Frame 1 (no input): blank canvas, image omitted
Frame 60 (the mouse pressed at the canvas centre just before this capture): blank canvas, image omitted
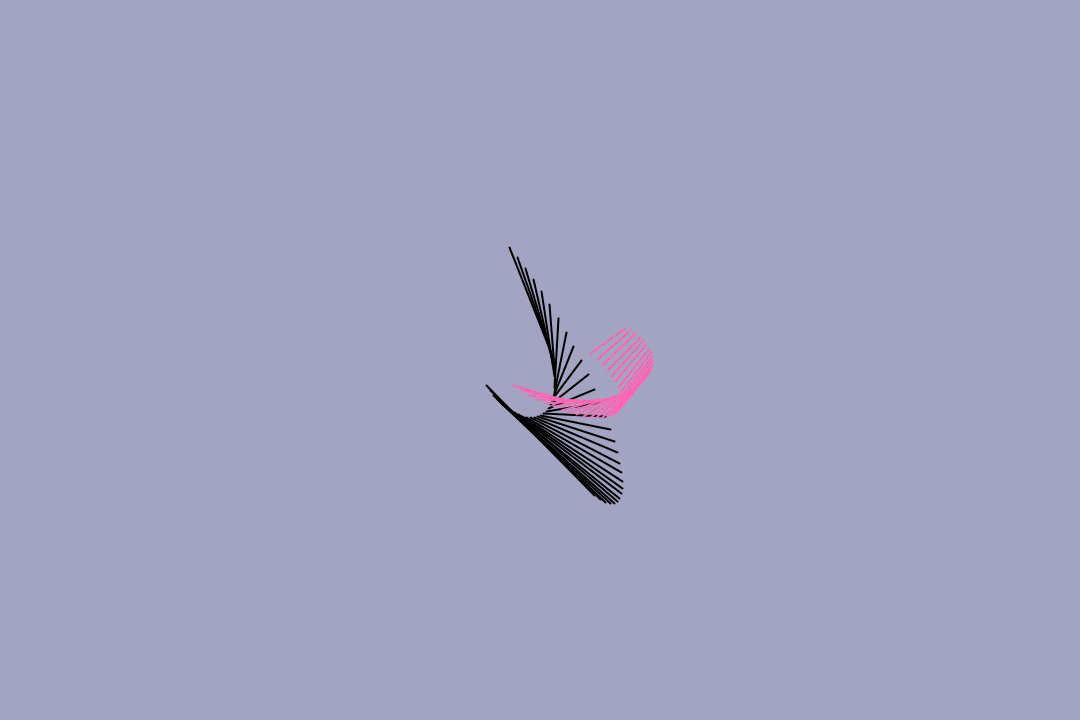
Frame 120 (the mouse held since frame 60 and released just before this capture)

The Processing sketch whose frames 1 and 60 were blank and that drew this single picture after the mouse press (run headless with seeded random() and noise(); from frame 60 on, the mouse is pressed at the canvas centre):

// Processing sketch: Old_school_graphics
// ── Old_school_graphics.pde
float t, lines, a, b;

void setup() {
  smooth(100);
  size(1080, 720);
  background(163, 163, 194);
}

void draw() {
  background(163, 163, 194);
  strokeWeight(2);
  translate (width/2, height/2);
  
   for (int i=0; i<lines; i++){
     stroke (0);
     line(x1(t+i), y1(t+i), x2(t+i), y2(t+i));
       
  } 
      for (int j=0; j<lines; j++){
        stroke (255, 102, 179);
     line(w2(t+j), r2(t+j), w1(t+j), r1(t+j));
       
  }
    t += 0.5;
}
void mousePressed () {
   a = random(20, 100);
   b = random(20, 100);
   lines = random(5, 30);
  }

float x1 (float t) {
  return sin(t/10)*b + cos(t/20)*b;
}
  
float y1 (float t){
  return cos(t/10)*b + sin(t/10)*b ;
}

float x2 (float t) {
  return sin(t/10)*b + cos(t/10)*a;
}
  
float y2 (float t){
  return cos(t/10)*a + cos(t/10)*a;
}

float w1 (float t) {
  return sin(t/10)*a+b;
}
  
float r1 (float t){
  return cos(t/10)*b;
}

float w2 (float t) {
  return sin(t/10)*b + sin(t/10)*b;
}
  
float r2 (float t){
  return cos(t/10)*b + sin(t/10)*b;
}
